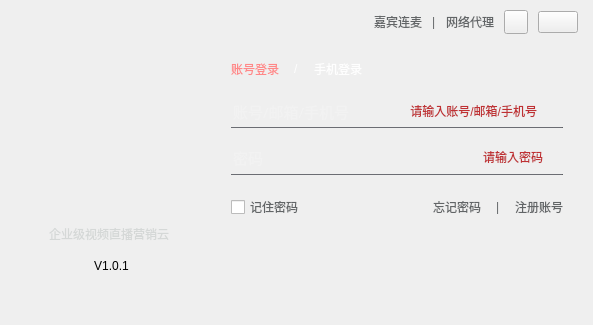
<?xml version="1.0" encoding="UTF-8"?>
<ui version="4.0">
 <class>VhallLoginWidget</class>
 <widget class="QWidget" name="VhallLoginWidget">
  <property name="geometry">
   <rect>
    <x>0</x>
    <y>0</y>
    <width>593</width>
    <height>325</height>
   </rect>
  </property>
  <property name="minimumSize">
   <size>
    <width>593</width>
    <height>325</height>
   </size>
  </property>
  <property name="maximumSize">
   <size>
    <width>593</width>
    <height>325</height>
   </size>
  </property>
  <property name="windowTitle">
   <string>Form</string>
  </property>
  <property name="styleSheet">
   <string notr="true"/>
  </property>
  <layout class="QHBoxLayout" name="horizontalLayout_12">
   <property name="spacing">
    <number>0</number>
   </property>
   <property name="leftMargin">
    <number>0</number>
   </property>
   <property name="topMargin">
    <number>0</number>
   </property>
   <property name="rightMargin">
    <number>0</number>
   </property>
   <property name="bottomMargin">
    <number>0</number>
   </property>
   <item>
    <layout class="QGridLayout" name="gridLayout">
     <property name="leftMargin">
      <number>0</number>
     </property>
     <property name="topMargin">
      <number>0</number>
     </property>
     <property name="rightMargin">
      <number>0</number>
     </property>
     <property name="bottomMargin">
      <number>0</number>
     </property>
     <property name="spacing">
      <number>0</number>
     </property>
     <item row="0" column="0">
      <widget class="QWidget" name="widget" native="true">
       <property name="minimumSize">
        <size>
         <width>20</width>
         <height>0</height>
        </size>
       </property>
       <layout class="QVBoxLayout" name="verticalLayout_4">
        <item>
         <spacer name="verticalSpacer_5">
          <property name="orientation">
           <enum>Qt::Vertical</enum>
          </property>
          <property name="sizeHint" stdset="0">
           <size>
            <width>20</width>
            <height>40</height>
           </size>
          </property>
         </spacer>
        </item>
        <item>
         <layout class="QHBoxLayout" name="horizontalLayout_3">
          <item>
           <spacer name="horizontalSpacer_9">
            <property name="orientation">
             <enum>Qt::Horizontal</enum>
            </property>
            <property name="sizeType">
             <enum>QSizePolicy::Fixed</enum>
            </property>
            <property name="sizeHint" stdset="0">
             <size>
              <width>70</width>
              <height>20</height>
             </size>
            </property>
           </spacer>
          </item>
          <item>
           <widget class="QWidget" name="widget_vhallLogo" native="true">
            <property name="minimumSize">
             <size>
              <width>70</width>
              <height>39</height>
             </size>
            </property>
            <property name="maximumSize">
             <size>
              <width>70</width>
              <height>39</height>
             </size>
            </property>
            <property name="styleSheet">
             <string notr="true"/>
            </property>
           </widget>
          </item>
          <item>
           <spacer name="horizontalSpacer_10">
            <property name="orientation">
             <enum>Qt::Horizontal</enum>
            </property>
            <property name="sizeHint" stdset="0">
             <size>
              <width>40</width>
              <height>20</height>
             </size>
            </property>
           </spacer>
          </item>
         </layout>
        </item>
        <item>
         <layout class="QHBoxLayout" name="horizontalLayout_10">
          <item>
           <spacer name="horizontalSpacer_17">
            <property name="orientation">
             <enum>Qt::Horizontal</enum>
            </property>
            <property name="sizeType">
             <enum>QSizePolicy::Fixed</enum>
            </property>
            <property name="sizeHint" stdset="0">
             <size>
              <width>40</width>
              <height>20</height>
             </size>
            </property>
           </spacer>
          </item>
          <item>
           <widget class="QLabel" name="label_logo">
            <property name="sizePolicy">
             <sizepolicy hsizetype="Fixed" vsizetype="Fixed">
              <horstretch>0</horstretch>
              <verstretch>0</verstretch>
             </sizepolicy>
            </property>
            <property name="minimumSize">
             <size>
              <width>150</width>
              <height>33</height>
             </size>
            </property>
            <property name="maximumSize">
             <size>
              <width>130</width>
              <height>33</height>
             </size>
            </property>
            <property name="styleSheet">
             <string notr="true">QLabel{color:#d5d8d7;font: 11pt &quot;微软雅黑&quot;;}</string>
            </property>
            <property name="text">
             <string>企业级视频直播营销云</string>
            </property>
           </widget>
          </item>
          <item>
           <spacer name="horizontalSpacer_18">
            <property name="orientation">
             <enum>Qt::Horizontal</enum>
            </property>
            <property name="sizeHint" stdset="0">
             <size>
              <width>40</width>
              <height>20</height>
             </size>
            </property>
           </spacer>
          </item>
         </layout>
        </item>
        <item>
         <layout class="QHBoxLayout" name="horizontalLayout_4">
          <item>
           <spacer name="horizontalSpacer_15">
            <property name="orientation">
             <enum>Qt::Horizontal</enum>
            </property>
            <property name="sizeType">
             <enum>QSizePolicy::Fixed</enum>
            </property>
            <property name="sizeHint" stdset="0">
             <size>
              <width>85</width>
              <height>20</height>
             </size>
            </property>
           </spacer>
          </item>
          <item>
           <widget class="QLabel" name="labVesion">
            <property name="maximumSize">
             <size>
              <width>150</width>
              <height>16777215</height>
             </size>
            </property>
            <property name="styleSheet">
             <string notr="true">QLabel#labVersion{
color:#626567;
}</string>
            </property>
            <property name="text">
             <string>V1.0.1</string>
            </property>
            <property name="alignment">
             <set>Qt::AlignCenter</set>
            </property>
           </widget>
          </item>
          <item>
           <spacer name="horizontalSpacer_16">
            <property name="orientation">
             <enum>Qt::Horizontal</enum>
            </property>
            <property name="sizeHint" stdset="0">
             <size>
              <width>40</width>
              <height>20</height>
             </size>
            </property>
           </spacer>
          </item>
         </layout>
        </item>
        <item>
         <spacer name="verticalSpacer_4">
          <property name="orientation">
           <enum>Qt::Vertical</enum>
          </property>
          <property name="sizeType">
           <enum>QSizePolicy::Fixed</enum>
          </property>
          <property name="sizeHint" stdset="0">
           <size>
            <width>20</width>
            <height>40</height>
           </size>
          </property>
         </spacer>
        </item>
       </layout>
      </widget>
     </item>
    </layout>
   </item>
   <item>
    <layout class="QVBoxLayout" name="verticalLayout_3">
     <property name="spacing">
      <number>0</number>
     </property>
     <property name="topMargin">
      <number>10</number>
     </property>
     <property name="rightMargin">
      <number>0</number>
     </property>
     <property name="bottomMargin">
      <number>0</number>
     </property>
     <item>
      <layout class="QHBoxLayout" name="horizontalLayout_5">
       <property name="spacing">
        <number>0</number>
       </property>
       <property name="rightMargin">
        <number>15</number>
       </property>
       <item>
        <spacer name="horizontalSpacer_8">
         <property name="orientation">
          <enum>Qt::Horizontal</enum>
         </property>
         <property name="sizeHint" stdset="0">
          <size>
           <width>40</width>
           <height>20</height>
          </size>
         </property>
        </spacer>
       </item>
       <item>
        <widget class="QLabel" name="label_interactive">
         <property name="styleSheet">
          <string notr="true">QLabel{
	color:#626567
}
QLabel:hover{
	color:#b8b8b8
}</string>
         </property>
         <property name="text">
          <string>嘉宾连麦</string>
         </property>
        </widget>
       </item>
       <item>
        <spacer name="horizontalSpacer_6">
         <property name="orientation">
          <enum>Qt::Horizontal</enum>
         </property>
         <property name="sizeType">
          <enum>QSizePolicy::Fixed</enum>
         </property>
         <property name="sizeHint" stdset="0">
          <size>
           <width>10</width>
           <height>10</height>
          </size>
         </property>
        </spacer>
       </item>
       <item>
        <widget class="QLabel" name="label_3">
         <property name="styleSheet">
          <string notr="true">color:#626567</string>
         </property>
         <property name="text">
          <string>|</string>
         </property>
        </widget>
       </item>
       <item>
        <spacer name="horizontalSpacer_7">
         <property name="orientation">
          <enum>Qt::Horizontal</enum>
         </property>
         <property name="sizeType">
          <enum>QSizePolicy::Fixed</enum>
         </property>
         <property name="sizeHint" stdset="0">
          <size>
           <width>10</width>
           <height>10</height>
          </size>
         </property>
        </spacer>
       </item>
       <item>
        <widget class="QLabel" name="label_proxy">
         <property name="styleSheet">
          <string notr="true">QLabel{
	color:#626567
}
QLabel:hover{
	color:#b8b8b8
}</string>
         </property>
         <property name="text">
          <string>网络代理</string>
         </property>
        </widget>
       </item>
       <item>
        <spacer name="horizontalSpacer_11">
         <property name="orientation">
          <enum>Qt::Horizontal</enum>
         </property>
         <property name="sizeType">
          <enum>QSizePolicy::Fixed</enum>
         </property>
         <property name="sizeHint" stdset="0">
          <size>
           <width>10</width>
           <height>20</height>
          </size>
         </property>
        </spacer>
       </item>
       <item>
        <widget class="TitleButton" name="pushButton_min">
         <property name="minimumSize">
          <size>
           <width>24</width>
           <height>24</height>
          </size>
         </property>
         <property name="maximumSize">
          <size>
           <width>24</width>
           <height>24</height>
          </size>
         </property>
         <property name="styleSheet">
          <string notr="true"/>
         </property>
         <property name="text">
          <string/>
         </property>
        </widget>
       </item>
       <item>
        <spacer name="horizontalSpacer_13">
         <property name="orientation">
          <enum>Qt::Horizontal</enum>
         </property>
         <property name="sizeType">
          <enum>QSizePolicy::Fixed</enum>
         </property>
         <property name="sizeHint" stdset="0">
          <size>
           <width>10</width>
           <height>20</height>
          </size>
         </property>
        </spacer>
       </item>
       <item>
        <widget class="TitleButton" name="BtnClose">
         <property name="text">
          <string/>
         </property>
        </widget>
       </item>
      </layout>
     </item>
     <item>
      <spacer name="verticalSpacer_3">
       <property name="orientation">
        <enum>Qt::Vertical</enum>
       </property>
       <property name="sizeType">
        <enum>QSizePolicy::Fixed</enum>
       </property>
       <property name="sizeHint" stdset="0">
        <size>
         <width>20</width>
         <height>25</height>
        </size>
       </property>
      </spacer>
     </item>
     <item>
      <layout class="QHBoxLayout" name="horizontalLayout_6">
       <property name="spacing">
        <number>15</number>
       </property>
       <property name="rightMargin">
        <number>30</number>
       </property>
       <item>
        <widget class="QLabel" name="login_account">
         <property name="styleSheet">
          <string notr="true">QLabel{
color:#FF8888;
font: 14pt &quot;微软雅黑&quot;;
}

QLabel:hover{
color:#FF3333;
}</string>
         </property>
         <property name="text">
          <string>账号登录</string>
         </property>
        </widget>
       </item>
       <item>
        <widget class="QLabel" name="label_4">
         <property name="styleSheet">
          <string notr="true">color:#FEFEFE;
font: 15pt &quot;微软雅黑&quot;;</string>
         </property>
         <property name="text">
          <string>/</string>
         </property>
        </widget>
       </item>
       <item>
        <widget class="QLabel" name="login_phone">
         <property name="styleSheet">
          <string notr="true">QLabel{
color:#FEFEFE;
font: 14pt &quot;微软雅黑&quot;;
}

QLabel:hover{
color:#DDDDDD;
}</string>
         </property>
         <property name="text">
          <string>手机登录</string>
         </property>
        </widget>
       </item>
       <item>
        <spacer name="horizontalSpacer_12">
         <property name="orientation">
          <enum>Qt::Horizontal</enum>
         </property>
         <property name="sizeHint" stdset="0">
          <size>
           <width>40</width>
           <height>20</height>
          </size>
         </property>
        </spacer>
       </item>
      </layout>
     </item>
     <item>
      <spacer name="verticalSpacer_13">
       <property name="orientation">
        <enum>Qt::Vertical</enum>
       </property>
       <property name="sizeType">
        <enum>QSizePolicy::Fixed</enum>
       </property>
       <property name="sizeHint" stdset="0">
        <size>
         <width>20</width>
         <height>20</height>
        </size>
       </property>
      </spacer>
     </item>
     <item>
      <widget class="QStackedWidget" name="stackedWidget">
       <property name="currentIndex">
        <number>0</number>
       </property>
       <widget class="QWidget" name="page_3">
        <layout class="QVBoxLayout" name="verticalLayout">
         <property name="spacing">
          <number>0</number>
         </property>
         <property name="leftMargin">
          <number>0</number>
         </property>
         <property name="topMargin">
          <number>0</number>
         </property>
         <property name="rightMargin">
          <number>30</number>
         </property>
         <property name="bottomMargin">
          <number>0</number>
         </property>
         <item>
          <layout class="QHBoxLayout" name="horizontalLayout_7">
           <property name="rightMargin">
            <number>10</number>
           </property>
           <item>
            <widget class="QLineEdit" name="lineEdit_account">
             <property name="sizePolicy">
              <sizepolicy hsizetype="Expanding" vsizetype="Fixed">
               <horstretch>0</horstretch>
               <verstretch>0</verstretch>
              </sizepolicy>
             </property>
             <property name="minimumSize">
              <size>
               <width>120</width>
               <height>0</height>
              </size>
             </property>
             <property name="font">
              <font>
               <family>微软雅黑</family>
               <pointsize>11</pointsize>
               <weight>50</weight>
               <italic>false</italic>
               <bold>false</bold>
              </font>
             </property>
             <property name="styleSheet">
              <string notr="true">QLineEdit{
background-color:transparent;
border:0px;
color:#F5F5F5;
font: 11pt &quot;微软雅黑&quot;;
}
</string>
             </property>
             <property name="text">
              <string/>
             </property>
             <property name="placeholderText">
              <string>账号/邮箱/手机号</string>
             </property>
            </widget>
           </item>
           <item>
            <widget class="QLabel" name="tip_account">
             <property name="styleSheet">
              <string notr="true">color:#bf3033</string>
             </property>
             <property name="text">
              <string>请输入账号/邮箱/手机号</string>
             </property>
             <property name="alignment">
              <set>Qt::AlignRight|Qt::AlignTrailing|Qt::AlignVCenter</set>
             </property>
            </widget>
           </item>
           <item>
            <widget class="QLabel" name="label_account_login">
             <property name="minimumSize">
              <size>
               <width>16</width>
               <height>16</height>
              </size>
             </property>
             <property name="maximumSize">
              <size>
               <width>16</width>
               <height>16</height>
              </size>
             </property>
             <property name="styleSheet">
              <string notr="true">QLabel{
	background:url(:/login/img/loginDialog/login_user.png)
}
/*QLabel:hover{
	background:url(:/login/img/loginDialog/login_user_high.png)
}*/</string>
             </property>
             <property name="text">
              <string/>
             </property>
            </widget>
           </item>
          </layout>
         </item>
         <item>
          <spacer name="verticalSpacer_8">
           <property name="orientation">
            <enum>Qt::Vertical</enum>
           </property>
           <property name="sizeType">
            <enum>QSizePolicy::Fixed</enum>
           </property>
           <property name="sizeHint" stdset="0">
            <size>
             <width>20</width>
             <height>4</height>
            </size>
           </property>
          </spacer>
         </item>
         <item>
          <widget class="Line" name="line_5">
           <property name="minimumSize">
            <size>
             <width>0</width>
             <height>1</height>
            </size>
           </property>
           <property name="maximumSize">
            <size>
             <width>16777215</width>
             <height>1</height>
            </size>
           </property>
           <property name="styleSheet">
            <string notr="true">background-color:rgb(93,95,100)</string>
           </property>
           <property name="orientation">
            <enum>Qt::Horizontal</enum>
           </property>
          </widget>
         </item>
         <item>
          <spacer name="verticalSpacer">
           <property name="orientation">
            <enum>Qt::Vertical</enum>
           </property>
           <property name="sizeType">
            <enum>QSizePolicy::Fixed</enum>
           </property>
           <property name="sizeHint" stdset="0">
            <size>
             <width>20</width>
             <height>12</height>
            </size>
           </property>
          </spacer>
         </item>
         <item>
          <layout class="QHBoxLayout" name="horizontalLayout_8">
           <property name="rightMargin">
            <number>10</number>
           </property>
           <item>
            <widget class="QLineEdit" name="lineEdit_password">
             <property name="minimumSize">
              <size>
               <width>120</width>
               <height>34</height>
              </size>
             </property>
             <property name="maximumSize">
              <size>
               <width>180</width>
               <height>16777215</height>
              </size>
             </property>
             <property name="font">
              <font>
               <family>微软雅黑</family>
               <pointsize>11</pointsize>
               <weight>50</weight>
               <italic>false</italic>
               <bold>false</bold>
              </font>
             </property>
             <property name="styleSheet">
              <string notr="true">QLineEdit{
background-color:transparent;
border:0px;
color:#F5F5F5;
font: 11pt &quot;微软雅黑&quot;;
}
</string>
             </property>
             <property name="text">
              <string/>
             </property>
             <property name="echoMode">
              <enum>QLineEdit::Password</enum>
             </property>
             <property name="placeholderText">
              <string>密码</string>
             </property>
            </widget>
           </item>
           <item>
            <spacer name="horizontalSpacer_3">
             <property name="orientation">
              <enum>Qt::Horizontal</enum>
             </property>
             <property name="sizeHint" stdset="0">
              <size>
               <width>40</width>
               <height>20</height>
              </size>
             </property>
            </spacer>
           </item>
           <item>
            <widget class="QLabel" name="tip_password">
             <property name="styleSheet">
              <string notr="true">color:#bf3033</string>
             </property>
             <property name="text">
              <string>请输入密码</string>
             </property>
             <property name="alignment">
              <set>Qt::AlignRight|Qt::AlignTrailing|Qt::AlignVCenter</set>
             </property>
            </widget>
           </item>
           <item>
            <widget class="QLabel" name="label_login_password">
             <property name="minimumSize">
              <size>
               <width>10</width>
               <height>17</height>
              </size>
             </property>
             <property name="maximumSize">
              <size>
               <width>10</width>
               <height>17</height>
              </size>
             </property>
             <property name="styleSheet">
              <string notr="true">QLabel{
	background:url(:/login/img/loginDialog/login_password.png)
}
/*QLabel:hover{
	background:url(:/login/img/loginDialog/login_password_high.png)
}*/</string>
             </property>
             <property name="text">
              <string/>
             </property>
            </widget>
           </item>
          </layout>
         </item>
         <item>
          <widget class="Line" name="line_6">
           <property name="minimumSize">
            <size>
             <width>0</width>
             <height>1</height>
            </size>
           </property>
           <property name="maximumSize">
            <size>
             <width>16777215</width>
             <height>1</height>
            </size>
           </property>
           <property name="styleSheet">
            <string notr="true">background-color:rgb(93,95,100)</string>
           </property>
           <property name="orientation">
            <enum>Qt::Horizontal</enum>
           </property>
          </widget>
         </item>
         <item>
          <spacer name="verticalSpacer_9">
           <property name="orientation">
            <enum>Qt::Vertical</enum>
           </property>
           <property name="sizeType">
            <enum>QSizePolicy::Fixed</enum>
           </property>
           <property name="sizeHint" stdset="0">
            <size>
             <width>20</width>
             <height>20</height>
            </size>
           </property>
          </spacer>
         </item>
         <item>
          <layout class="QHBoxLayout" name="horizontalLayout_9">
           <item>
            <widget class="QCheckBox" name="checkBox">
             <property name="font">
              <font>
               <family>微软雅黑</family>
              </font>
             </property>
             <property name="focusPolicy">
              <enum>Qt::NoFocus</enum>
             </property>
             <property name="styleSheet">
              <string notr="true">QCheckBox{
	color:#626567
}
QCheckBox:hover{
	color:#FEFEFE;
}
QCheckBox:pressed{
	color:626567
}
QCheckBox::indicator:unchecked{  
    border-image:url(:/login/img/loginDialog/login_auto.png);
	width:12px;
	height:12px;
}   
QCheckBox::indicator:checked{  
    border-image:url(:/login/img/loginDialog/login_auto_checked.png);
	background:transparent;
    width:12px;
	height:12px;
}  </string>
             </property>
             <property name="text">
              <string>记住密码</string>
             </property>
            </widget>
           </item>
           <item>
            <spacer name="horizontalSpacer_14">
             <property name="orientation">
              <enum>Qt::Horizontal</enum>
             </property>
             <property name="sizeHint" stdset="0">
              <size>
               <width>40</width>
               <height>20</height>
              </size>
             </property>
            </spacer>
           </item>
           <item>
            <widget class="QLabel" name="login_forgot_password">
             <property name="font">
              <font>
               <family>微软雅黑</family>
              </font>
             </property>
             <property name="styleSheet">
              <string notr="true">QLabel{
	color:#626567
}
QLabel:hover{
	color:#b8b8b8
}</string>
             </property>
             <property name="text">
              <string>忘记密码</string>
             </property>
            </widget>
           </item>
           <item>
            <spacer name="horizontalSpacer_4">
             <property name="orientation">
              <enum>Qt::Horizontal</enum>
             </property>
             <property name="sizeType">
              <enum>QSizePolicy::Fixed</enum>
             </property>
             <property name="sizeHint" stdset="0">
              <size>
               <width>15</width>
               <height>20</height>
              </size>
             </property>
            </spacer>
           </item>
           <item>
            <widget class="QLabel" name="label_7">
             <property name="styleSheet">
              <string notr="true">color:#626567</string>
             </property>
             <property name="text">
              <string>|</string>
             </property>
            </widget>
           </item>
           <item>
            <spacer name="horizontalSpacer_5">
             <property name="orientation">
              <enum>Qt::Horizontal</enum>
             </property>
             <property name="sizeType">
              <enum>QSizePolicy::Fixed</enum>
             </property>
             <property name="sizeHint" stdset="0">
              <size>
               <width>15</width>
               <height>20</height>
              </size>
             </property>
            </spacer>
           </item>
           <item>
            <widget class="QLabel" name="login_register">
             <property name="font">
              <font>
               <family>微软雅黑</family>
              </font>
             </property>
             <property name="styleSheet">
              <string notr="true">QLabel{
	color:#626567
}
QLabel:hover{
	color:#b8b8b8
}</string>
             </property>
             <property name="text">
              <string>注册账号</string>
             </property>
            </widget>
           </item>
          </layout>
         </item>
         <item>
          <spacer name="verticalSpacer_10">
           <property name="orientation">
            <enum>Qt::Vertical</enum>
           </property>
           <property name="sizeHint" stdset="0">
            <size>
             <width>20</width>
             <height>40</height>
            </size>
           </property>
          </spacer>
         </item>
        </layout>
       </widget>
       <widget class="QWidget" name="page_4">
        <layout class="QVBoxLayout" name="verticalLayout_2">
         <property name="spacing">
          <number>0</number>
         </property>
         <property name="leftMargin">
          <number>0</number>
         </property>
         <property name="topMargin">
          <number>0</number>
         </property>
         <property name="rightMargin">
          <number>30</number>
         </property>
         <property name="bottomMargin">
          <number>0</number>
         </property>
         <item>
          <layout class="QHBoxLayout" name="horizontalLayout_2">
           <property name="rightMargin">
            <number>10</number>
           </property>
           <item>
            <widget class="QLineEdit" name="lineEdit_phone">
             <property name="minimumSize">
              <size>
               <width>120</width>
               <height>0</height>
              </size>
             </property>
             <property name="maximumSize">
              <size>
               <width>180</width>
               <height>16777215</height>
              </size>
             </property>
             <property name="font">
              <font>
               <family>微软雅黑</family>
               <pointsize>11</pointsize>
               <weight>50</weight>
               <italic>false</italic>
               <bold>false</bold>
              </font>
             </property>
             <property name="styleSheet">
              <string notr="true">QLineEdit{
background-color:transparent;
border:0px;
color:#F5F5F5;
font: 11pt &quot;微软雅黑&quot;;
}
</string>
             </property>
             <property name="text">
              <string/>
             </property>
             <property name="placeholderText">
              <string>请输入手机号</string>
             </property>
            </widget>
           </item>
           <item>
            <spacer name="horizontalSpacer_2">
             <property name="orientation">
              <enum>Qt::Horizontal</enum>
             </property>
             <property name="sizeHint" stdset="0">
              <size>
               <width>40</width>
               <height>20</height>
              </size>
             </property>
            </spacer>
           </item>
           <item>
            <widget class="QLabel" name="tip_phone">
             <property name="styleSheet">
              <string notr="true">color:#bf3033</string>
             </property>
             <property name="text">
              <string>请输入手机号</string>
             </property>
             <property name="alignment">
              <set>Qt::AlignRight|Qt::AlignTrailing|Qt::AlignVCenter</set>
             </property>
            </widget>
           </item>
           <item>
            <widget class="QLabel" name="label_phoneNum_login">
             <property name="minimumSize">
              <size>
               <width>16</width>
               <height>16</height>
              </size>
             </property>
             <property name="maximumSize">
              <size>
               <width>16</width>
               <height>16</height>
              </size>
             </property>
             <property name="styleSheet">
              <string notr="true">QLabel{
	background:url(:/login/img/loginDialog/login_user.png)
}
/*QLabel:hover{
	background:url(:/login/img/loginDialog/login_user_high.png)
}*/</string>
             </property>
             <property name="text">
              <string/>
             </property>
            </widget>
           </item>
          </layout>
         </item>
         <item>
          <spacer name="verticalSpacer_2">
           <property name="orientation">
            <enum>Qt::Vertical</enum>
           </property>
           <property name="sizeType">
            <enum>QSizePolicy::Fixed</enum>
           </property>
           <property name="sizeHint" stdset="0">
            <size>
             <width>20</width>
             <height>4</height>
            </size>
           </property>
          </spacer>
         </item>
         <item>
          <widget class="Line" name="line_7">
           <property name="minimumSize">
            <size>
             <width>0</width>
             <height>1</height>
            </size>
           </property>
           <property name="maximumSize">
            <size>
             <width>16777215</width>
             <height>1</height>
            </size>
           </property>
           <property name="styleSheet">
            <string notr="true">background-color:rgb(93,95,100)</string>
           </property>
           <property name="orientation">
            <enum>Qt::Horizontal</enum>
           </property>
          </widget>
         </item>
         <item>
          <spacer name="verticalSpacer_11">
           <property name="orientation">
            <enum>Qt::Vertical</enum>
           </property>
           <property name="sizeType">
            <enum>QSizePolicy::Fixed</enum>
           </property>
           <property name="sizeHint" stdset="0">
            <size>
             <width>20</width>
             <height>12</height>
            </size>
           </property>
          </spacer>
         </item>
         <item>
          <layout class="QHBoxLayout" name="horizontalLayout">
           <item>
            <widget class="QLineEdit" name="lineEdit_verify_code">
             <property name="minimumSize">
              <size>
               <width>120</width>
               <height>0</height>
              </size>
             </property>
             <property name="maximumSize">
              <size>
               <width>120</width>
               <height>16777215</height>
              </size>
             </property>
             <property name="font">
              <font>
               <family>微软雅黑</family>
               <pointsize>11</pointsize>
               <weight>50</weight>
               <italic>false</italic>
               <bold>false</bold>
              </font>
             </property>
             <property name="styleSheet">
              <string notr="true">QLineEdit{
background-color:transparent;
border:0px;
color:#F5F5F5;
font: 11pt &quot;微软雅黑&quot;;
}
</string>
             </property>
             <property name="text">
              <string/>
             </property>
             <property name="echoMode">
              <enum>QLineEdit::Normal</enum>
             </property>
             <property name="placeholderText">
              <string>请输入验证码</string>
             </property>
            </widget>
           </item>
           <item>
            <spacer name="horizontalSpacer">
             <property name="orientation">
              <enum>Qt::Horizontal</enum>
             </property>
             <property name="sizeHint" stdset="0">
              <size>
               <width>40</width>
               <height>20</height>
              </size>
             </property>
            </spacer>
           </item>
           <item>
            <widget class="QLabel" name="tip_verify_code">
             <property name="styleSheet">
              <string notr="true">color:#bf3033</string>
             </property>
             <property name="text">
              <string>请输入验证码</string>
             </property>
             <property name="alignment">
              <set>Qt::AlignRight|Qt::AlignTrailing|Qt::AlignVCenter</set>
             </property>
            </widget>
           </item>
           <item>
            <widget class="QLabel" name="login_get_verify_code">
             <property name="enabled">
              <bool>true</bool>
             </property>
             <property name="minimumSize">
              <size>
               <width>110</width>
               <height>32</height>
              </size>
             </property>
             <property name="maximumSize">
              <size>
               <width>110</width>
               <height>32</height>
              </size>
             </property>
             <property name="styleSheet">
              <string notr="true">QLabel{
	color:rgb(50,50,50);
	font: 10pt &quot;微软雅黑&quot;;
	background:url(:/login/img/loginDialog/login_verify_code.png)
}
QLabel:hover{
	background:url(:/login/img/loginDialog/login_verify_code_high.png)
}
QLabel:disabled{
	background:url(:/login/img/loginDialog/login_verify_code_disable.png)
}</string>
             </property>
             <property name="text">
              <string/>
             </property>
             <property name="alignment">
              <set>Qt::AlignCenter</set>
             </property>
            </widget>
           </item>
          </layout>
         </item>
         <item>
          <widget class="Line" name="line_8">
           <property name="minimumSize">
            <size>
             <width>0</width>
             <height>1</height>
            </size>
           </property>
           <property name="maximumSize">
            <size>
             <width>16777215</width>
             <height>1</height>
            </size>
           </property>
           <property name="styleSheet">
            <string notr="true">background-color:rgb(93,95,100)</string>
           </property>
           <property name="orientation">
            <enum>Qt::Horizontal</enum>
           </property>
          </widget>
         </item>
         <item>
          <spacer name="verticalSpacer_12">
           <property name="orientation">
            <enum>Qt::Vertical</enum>
           </property>
           <property name="sizeHint" stdset="0">
            <size>
             <width>20</width>
             <height>61</height>
            </size>
           </property>
          </spacer>
         </item>
        </layout>
       </widget>
      </widget>
     </item>
     <item>
      <layout class="QVBoxLayout" name="verticalLayout_5">
       <property name="spacing">
        <number>0</number>
       </property>
       <property name="leftMargin">
        <number>30</number>
       </property>
       <property name="rightMargin">
        <number>50</number>
       </property>
       <item>
        <widget class="QLabel" name="login_btn">
         <property name="enabled">
          <bool>true</bool>
         </property>
         <property name="minimumSize">
          <size>
           <width>282</width>
           <height>40</height>
          </size>
         </property>
         <property name="styleSheet">
          <string notr="true">QLabel{
	background:url(:/login/img/loginDialog/login_login.png)
}
QLabel:hover{
	background:url(:/login/img/loginDialog/login_login_high.png)
}
QLabel:disabled{
	background:url(:/login/img/loginDialog/login_login_disable.png)
}</string>
         </property>
         <property name="text">
          <string/>
         </property>
        </widget>
       </item>
       <item>
        <widget class="QLabel" name="tip_login_failed">
         <property name="minimumSize">
          <size>
           <width>282</width>
           <height>46</height>
          </size>
         </property>
         <property name="styleSheet">
          <string notr="true">color:#a4a4a6
</string>
         </property>
         <property name="text">
          <string/>
         </property>
         <property name="alignment">
          <set>Qt::AlignCenter</set>
         </property>
        </widget>
       </item>
      </layout>
     </item>
    </layout>
   </item>
  </layout>
 </widget>
 <customwidgets>
  <customwidget>
   <class>TitleButton</class>
   <extends>QPushButton</extends>
   <header>title_button.h</header>
  </customwidget>
 </customwidgets>
 <resources>
  <include location="../../VhallLive/project/VhallLive.qrc"/>
 </resources>
 <connections/>
</ui>
